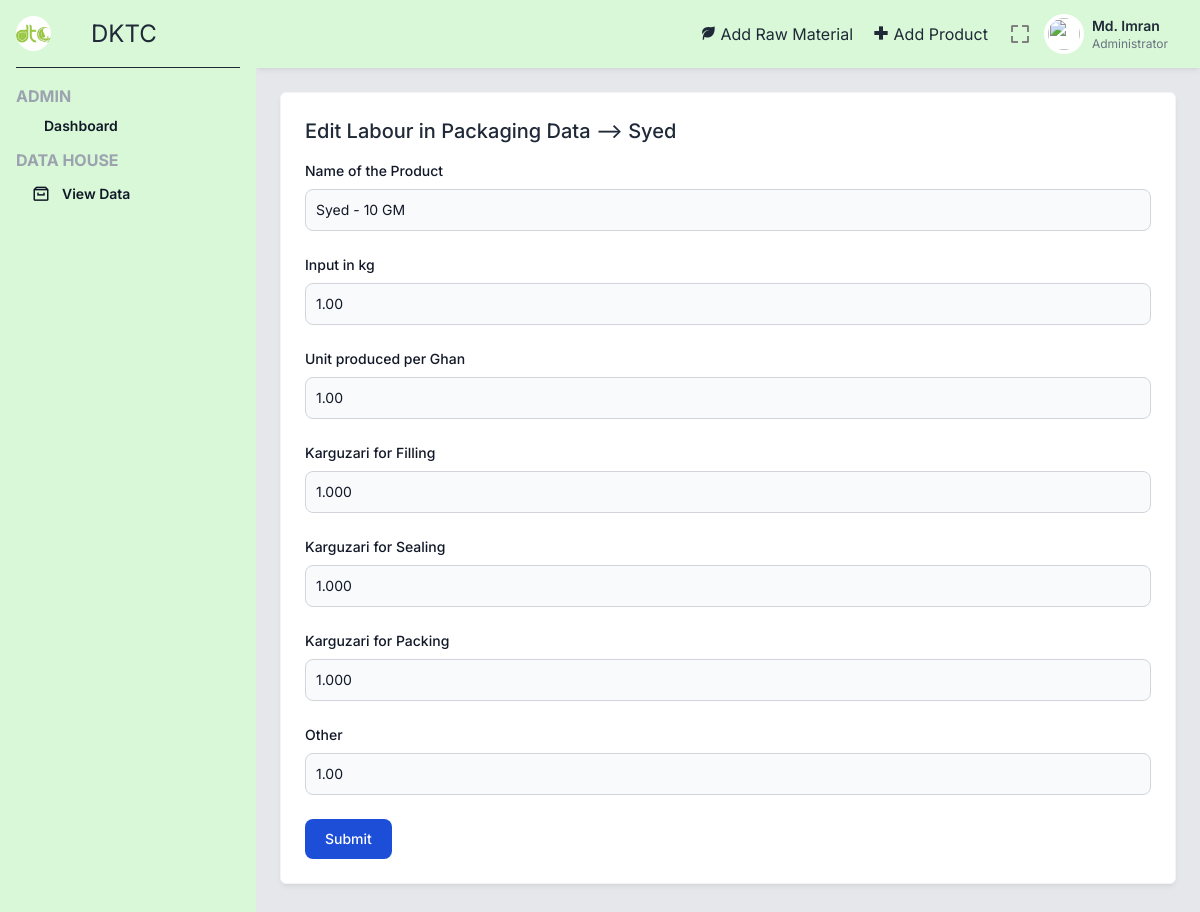
Screenshot of /editLabPack.php?id=4 (signed in) with the database file from the repository.
### tables this page shows
CREATE TABLE `product` (
  `_id` int(5) NOT NULL,
  `name` varchar(100) NOT NULL,
  `type` varchar(2) NOT NULL,
  `sizes` varchar(10) NOT NULL
);

CREATE TABLE `labour_in_packing` (
  `_id` int(3) NOT NULL,
  `pid` int(5) NOT NULL,
  `input` float(7,2) NOT NULL,
  `filling` float(7,3) NOT NULL,
  `sealing` float(7,3) NOT NULL,
  `packing` float(7,3) NOT NULL,
  `other` float(7,2) NOT NULL,
  `unit_prds_per_ghan` float(10,2) NOT NULL
);

### editLabPack.php (the view, shortened to what this page needs)
<?php
include 'includes/_topbar.php';
$idArk = $_GET['id'];
$sql = "SELECT * from labour_in_packing where _id = $idArk";
$result = mysqli_query($conn, $sql);
while ($row = mysqli_fetch_assoc($result)) {
    $productId = $row['pid'];
    $sqlProduct = "SELECT name, type, sizes FROM product WHERE _id = $productId";
    $resultProd = mysqli_query($conn, $sqlProduct);
    while ($prodRow = mysqli_fetch_assoc($resultProd)) {
        $name = $prodRow['name'];
        $size = $prodRow['sizes'];
    }
    $input=$row['input'];
    $filling=$row['filling'];
    $sealing=$row['sealing'];
    $packing=$row['packing'];
    $other=$row['other'];
    $unit_prod_per_ghan=$row['unit_prds_per_ghan'];
}
?>
<div class="p-6">
    <div class="grid grid-cols-1 lg:grid-cols-3 gap-6 mb-6">
        <div class="bg-white border border-gray-100 shadow-md shadow-black/5 p-6 rounded-md lg:col-span-3">
            <div class="flex justify-between mb-4 items-start">
                <div class="font-medium">
                    <h2 class="text-xl">
                        Edit Labour in Packaging Data --> <?=$name?>
                    </h2>
                </div>
            </div>
            <div>
                <form action="editLabPack.php?id=<?=$idArk?>" method="post">
                    <div class="mb-6">
                        <label for="name" class="block mb-2 text-sm font-medium text-gray-900 dark:text-white">Name of the Product</label>
                        <input type="text" id="rate" name="name" class="bg-gray-50 border border-gray-300 text-gray-900 text-sm rounded-lg focus:ring-blue-500 focus:border-blue-500 block w-full p-2.5 dark:bg-gray-700 dark:border-gray-600 dark:placeholder-gray-400 dark:text-white dark:focus:ring-blue-500 dark:focus:border-blue-500" placeholder="123.00" value="<?= $name ?> - <?= $size?>" readonly />
                    </div>
                    <div class="mb-6">
                        <label for="input" class="block mb-2 text-sm font-medium text-gray-900 dark:text-white">Input in kg</label>
                        <input type="number" id="rate" name="input" class="bg-gray-50 border border-gray-300 text-gray-900 text-sm rounded-lg focus:ring-blue-500 focus:border-blue-500 block w-full p-2.5 dark:bg-gray-700 dark:border-gray-600 dark:placeholder-gray-400 dark:text-white dark:focus:ring-blue-500 dark:focus:border-blue-500" placeholder="123.00" value="<?=$input?>" required />
                    </div>
                    <div class="mb-6">
                        <label for="unit_prod_per_ghan" class="block mb-2 text-sm font-medium text-gray-900 dark:text-white">Unit produced per Ghan</label>
                        <input type="number" id="unit_prod_per_ghan" name="unit_prod_per_ghan" class="bg-gray-50 border border-gray-300 text-gray-900 text-sm rounded-lg focus:ring-blue-500 focus:border-blue-500 block w-full p-2.5 dark:bg-gray-700 dark:border-gray-600 dark:placeholder-gray-400 dark:text-white dark:focus:ring-blue-500 dark:focus:border-blue-500" placeholder="123.00" value="<?=$unit_prod_per_ghan?>" required />
                    </div>
                    <div class="mb-6">
                        <label for="filling" class="block mb-2 text-sm font-medium text-gray-900 dark:text-white">Karguzari for Filling</label>
                        <input type="number" id="rate" name="filling" class="bg-gray-50 border border-gray-300 text-gray-900 text-sm rounded-lg focus:ring-blue-500 focus:border-blue-500 block w-full p-2.5 dark:bg-gray-700 dark:border-gray-600 dark:placeholder-gray-400 dark:text-white dark:focus:ring-blue-500 dark:focus:border-blue-500" placeholder="123.00" value="<?=$filling?>" required />
                    </div>
                    <div class="mb-6">
                        <label for="sealing" class="block mb-2 text-sm font-medium text-gray-900 dark:text-white">Karguzari for Sealing</label>
                        <input type="number" id="sealing" name="sealing" class="bg-gray-50 border border-gray-300 text-gray-900 text-sm rounded-lg focus:ring-blue-500 focus:border-blue-500 block w-full p-2.5 dark:bg-gray-700 dark:border-gray-600 dark:placeholder-gray-400 dark:text-white dark:focus:ring-blue-500 dark:focus:border-blue-500" placeholder="123.00" value="<?=$sealing?>" required />
                    </div>
                    <div class="mb-6">
                        <label for="packing" class="block mb-2 text-sm font-medium text-gray-900 dark:text-white">Karguzari for Packing</label>
                        <input type="number" id="packing" name="packing" class="bg-gray-50 border border-gray-300 text-gray-900 text-sm rounded-lg focus:ring-blue-500 focus:border-blue-500 block w-full p-2.5 dark:bg-gray-700 dark:border-gray-600 dark:placeholder-gray-400 dark:text-white dark:focus:ring-blue-500 dark:focus:border-blue-500" placeholder="123.00" value="<?=$packing?>" required />
                    </div>
                    <div class="mb-6">
                        <label for="other" class="block mb-2 text-sm font-medium text-gray-900 dark:text-white">Other</label>
                        <input type="number" id="other" name="other" class="bg-gray-50 border border-gray-300 text-gray-900 text-sm rounded-lg focus:ring-blue-500 focus:border-blue-500 block w-full p-2.5 dark:bg-gray-700 dark:border-gray-600 dark:placeholder-gray-400 dark:text-white dark:focus:ring-blue-500 dark:focus:border-blue-500" placeholder="123.00" value="<?=$other?>" required />
                    </div>
                    <button type="submit" class="text-white bg-blue-700 hover:bg-blue-800 focus:ring-4 focus:outline-none focus:ring-blue-300 font-medium rounded-lg text-sm w-full sm:w-auto px-5 py-2.5 text-center dark:bg-blue-600 dark:hover:bg-blue-700 dark:focus:ring-blue-800">Submit</button>
                </form>
            </div>
        </div>
    </div>
</div>
<?php include 'includes/_bottombar.php' ?>

### includes/_topbar.php (style rules this page uses)
html { line-height: 1.5; -webkit-text-size-adjust: 100%; -moz-tab-size: 4; -o-tab-size: 4; tab-size: 4; font-family: ui-sans-serif, system-ui, -apple-system, BlinkMacSystemFont, "Segoe UI", Roboto, "Helvetica Neue", Arial, "Noto Sans", sans-serif, "Apple Color Emoji", "Segoe UI Emoji", "Segoe UI Symbol", "Noto Color Emoji"; font-feature-settings: normal; font-variation-settings: normal; }
body { margin: 0; line-height: inherit; }
h1, h2, h3, h4, h5, h6 { font-size: inherit; font-weight: inherit; }
button, input, optgroup, select, textarea { font-family: inherit; font-feature-settings: inherit; font-variation-settings: inherit; font-size: 100%; font-weight: inherit; line-height: inherit; color: inherit; margin: 0; padding: 0; }
button, select { text-transform: none; }
button, [type='button'], [type='reset'], [type='submit'] { -webkit-appearance: button; background-color: transparent; background-image: none; }
blockquote, dl, dd, h1, h2, h3, h4, h5, h6, hr, figure, p, pre { margin: 0; }
input::placeholder, textarea::placeholder { opacity: 1; color: #9ca3af; }
button, [role="button"] { cursor: pointer; }
.mb-2 { margin-bottom: 0.5rem; }
.mb-4 { margin-bottom: 1rem; }
.mb-6 { margin-bottom: 1.5rem; }
.block { display: block; }
.flex { display: flex; }
.grid { display: grid; }
.w-full { width: 100%; }
.grid-cols-1 { grid-template-columns: repeat(1, minmax(0, 1fr)); }
.items-start { align-items: flex-start; }
.justify-between { justify-content: space-between; }
.gap-6 { gap: 1.5rem; }
.rounded-md { border-radius: 0.375rem; }
.border { border-width: 1px; }
.border-gray-100 { --tw-border-opacity: 1; border-color: rgb(243 244 246 / var(--tw-border-opacity)); }
.bg-gray-50 { --tw-bg-opacity: 1; background-color: rgb(249 250 251 / var(--tw-bg-opacity)); }
.bg-white { --tw-bg-opacity: 1; background-color: rgb(255 255 255 / var(--tw-bg-opacity)); }
.p-6 { padding: 1.5rem; }
.font-inter { font-family: 'Inter', sans-serif; }
.text-sm { font-size: 0.875rem; line-height: 1.25rem; }
.text-xl { font-size: 1.25rem; line-height: 1.75rem; }
.font-medium { font-weight: 500; }
.text-gray-800 { --tw-text-opacity: 1; color: rgb(31 41 55 / var(--tw-text-opacity)); }
.text-white { --tw-text-opacity: 1; color: rgb(255 255 255 / var(--tw-text-opacity)); }
.shadow-md { --tw-shadow: 0 4px 6px -1px rgb(0 0 0 / 0.1), 0 2px 4px -2px rgb(0 0 0 / 0.1); --tw-shadow-colored: 0 4px 6px -1px var(--tw-shadow-color), 0 2px 4px -2px var(--tw-shadow-color); box-shadow: var(--tw-ring-offset-shadow, 0 0 #0000), var(--tw-ring-shadow, 0 0 #0000), var(--tw-shadow); }
.shadow-black\/5 { --tw-shadow-color: rgb(0 0 0 / 0.05); --tw-shadow: var(--tw-shadow-colored); }
@media (min-width: 1024px) { .lg\:grid-cols-3 { grid-template-columns: repeat(3, minmax(0, 1fr)); } }

### rows the page displays
product: name "Syed", name "Syed - 10 GM"
labour_in_packing: input "1.00", unit_prod_per_ghan "1.00", filling "1.000", sealing "1.000", packing "1.000", other "1.00"
